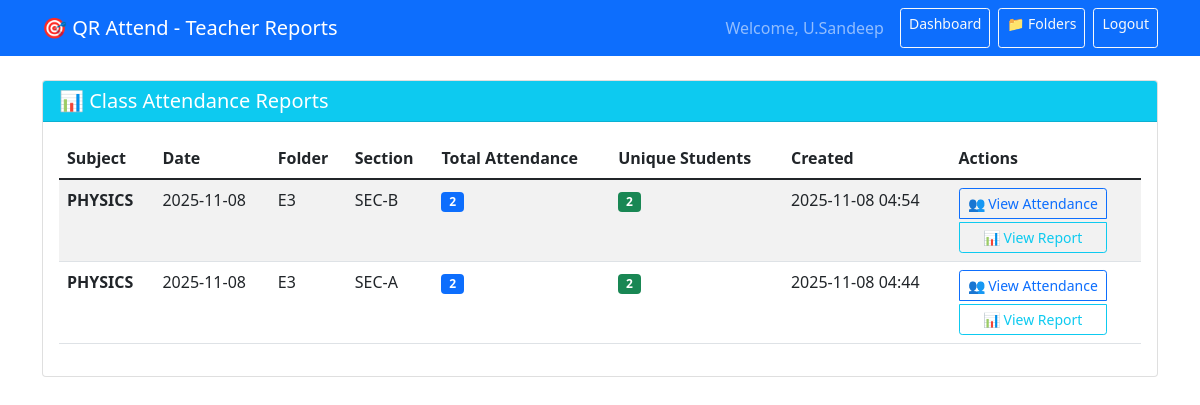
Page /teacher/reports (signed in) on the committed database.
### tables this page shows
CREATE TABLE classes
                 (id INTEGER PRIMARY KEY AUTOINCREMENT,
                  subject TEXT NOT NULL,
                  date TEXT NOT NULL,
                  teacher_id INTEGER NOT NULL,
                  qr_code_path TEXT,
                  location_lat REAL,
                  location_lng REAL,
                  expiry_time TIMESTAMP,
                  is_active BOOLEAN DEFAULT 1,
                  folder_id INTEGER,
                  section_id INTEGER,
                  created_at TIMESTAMP DEFAULT CURRENT_TIMESTAMP,
                  FOREIGN KEY (teacher_id) REFERENCES users (id),
                  FOREIGN KEY (folder_id) REFERENCES folders (id),
                  FOREIGN KEY (section_id) REFERENCES sections (id));

CREATE TABLE folders
                 (id INTEGER PRIMARY KEY AUTOINCREMENT,
                  name TEXT NOT NULL,
                  teacher_id INTEGER NOT NULL,
                  created_at TIMESTAMP DEFAULT CURRENT_TIMESTAMP,
                  FOREIGN KEY (teacher_id) REFERENCES users (id));

CREATE TABLE sections
                 (id INTEGER PRIMARY KEY AUTOINCREMENT,
                  name TEXT NOT NULL,
                  folder_id INTEGER NOT NULL,
                  created_at TIMESTAMP DEFAULT CURRENT_TIMESTAMP,
                  FOREIGN KEY (folder_id) REFERENCES folders (id));

### app.py (the view)
@app.route('/teacher/reports')
@login_required(role='teacher')
def teacher_reports():
    teacher_id = session['user_id']
    conn = get_db_connection()
    classes = conn.execute('''SELECT c.*, f.name as folder_name, s.name as section_name,
                             (SELECT COUNT(*) FROM attendance a WHERE a.class_id = c.id) as attendance_count,
                             (SELECT COUNT(DISTINCT a.student_id) FROM attendance a WHERE a.class_id = c.id) as unique_students
                             FROM classes c
                             LEFT JOIN folders f ON c.folder_id = f.id
                             LEFT JOIN sections s ON c.section_id = s.id
                             WHERE c.teacher_id = ?
                             ORDER BY c.created_at DESC''', (teacher_id,)).fetchall()
    conn.close()
    return render_template('teacher_reports.html', classes=classes)

### app.py (called while the page is built)
def get_db_connection():
    conn = sqlite3.connect(app.config['DATABASE'])
    conn.row_factory = sqlite3.Row
    return conn

def login_required(role=None):
    def decorator(f):
        from functools import wraps
        @wraps(f)
        def decorated_function(*args, **kwargs):
            if 'user_id' not in session:
                return redirect(url_for('login'))
            if role and session.get('role') != role:
                flash('Access denied!', 'error')
                return redirect(url_for('index'))
            return f(*args, **kwargs)
        return decorated_function
    return decorator

### templates/teacher_reports.html (shortened to what this page needs)
<!DOCTYPE html>
<html lang="en">
<head>
    <link href="https://cdn.jsdelivr.net/npm/bootstrap@5.1.3/dist/css/bootstrap.min.css" rel="stylesheet">
</head>
<body>
    <nav class="navbar navbar-expand-lg navbar-dark bg-primary">
        <div class="container">
            <a class="navbar-brand" href="#">🎯 QR Attend - Teacher Reports</a>
            <div class="navbar-nav ms-auto">
                <span class="navbar-text me-3">Welcome, {{ session.name }}</span>
                <a class="btn btn-outline-light btn-sm me-2" href="{{ url_for('teacher_dashboard') }}">Dashboard</a>
                <a class="btn btn-outline-light btn-sm me-2" href="{{ url_for('manage_folders') }}">📁 Folders</a>
                <a class="btn btn-outline-light btn-sm" href="{{ url_for('logout') }}">Logout</a>
            </div>
        </div>
    </nav>
    <div class="container mt-4">
        <div class="card">
            <div class="card-header bg-info text-white">
                <h5 class="mb-0">📊 Class Attendance Reports</h5>
            </div>
            <div class="card-body">
                {% if classes %}
                    <div class="table-responsive">
                        <table class="table table-striped">
                            <thead>
                                <tr>
                                    <th>Subject</th>
                                    <th>Date</th>
                                    <th>Folder</th>
                                    <th>Section</th>
                                    <th>Total Attendance</th>
                                    <th>Unique Students</th>
                                    <th>Created</th>
                                    <th>Actions</th>
                                </tr>
                            </thead>
                            <tbody>
                                {% for class in classes %}
                                <tr>
                                    <td><strong>{{ class.subject }}</strong></td>
                                    <td>{{ class.date }}</td>
                                    <td>{{ class.folder_name or 'N/A' }}</td>
                                    <td>{{ class.section_name or 'N/A' }}</td>
                                    <td>
                                        <span class="badge bg-primary">{{ class.attendance_count }}</span>
                                    </td>
                                    <td>
                                        <span class="badge bg-success">{{ class.unique_students }}</span>
                                    </td>
                                    <td>{{ class.created_at[:16] }}</td>
                                    <td>
                                        <div class="btn-group-vertical btn-group-sm">
                                            <a href="{{ url_for('view_class_attendance', class_id=class.id) }}"
                                               class="btn btn-outline-primary mb-1">
                                                👥 View Attendance
                                            </a>
                                            <a href="{{ url_for('view_class_report', class_id=class.id) }}"
                                               class="btn btn-outline-info">
                                                📊 View Report
                                            </a>
                                        </div>
                                    </td>
                                </tr>
                                {% endfor %}
                            </tbody>
                        </table>
                    </div>
                {% else %}
                    <p class="text-muted text-center">No classes created yet.</p>
                {% endif %}
            </div>
        </div>
    </div>
</body>
</html>

### rows in the picture
classes: subject "PHYSICS", date "2025-11-08", name "E3", name "SEC-B", attendance_count "2", unique_students "2", created_at "2025-11-08 04:54"
classes: subject "PHYSICS", date "2025-11-08", name "E3", name "SEC-A", attendance_count "2", unique_students "2", created_at "2025-11-08 04:44"

### other values in the picture
{{ session.name }} "U.Sandeep"
